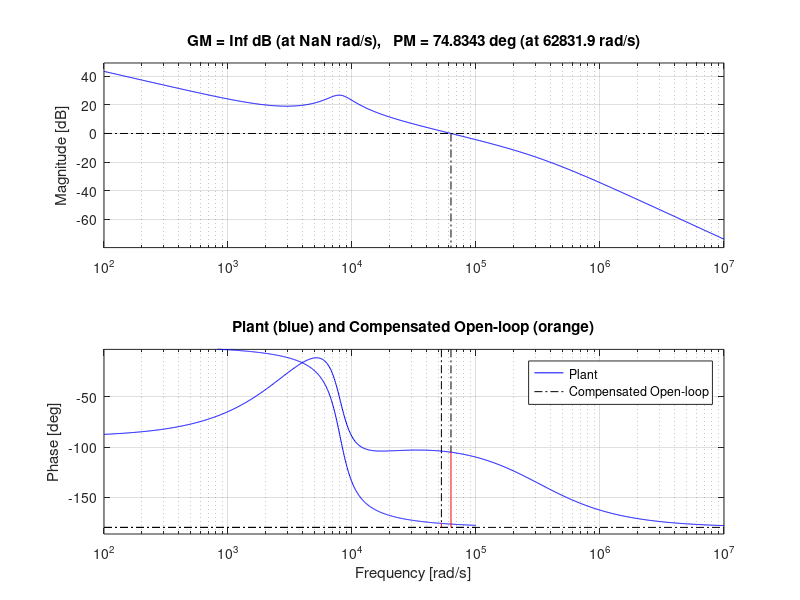

Reproduce this figure in MATLAB.
% ---------- 参数与传函定义 ----------
s = tf('s');

% Plant G0(s)
G0 = 42 / (1.551e-8*s^2 + 5.5e-5*s + 1);

% Compensator (without k)
a = 2.5523e-4;
b = 3.184e-6;
C0 = (1 + a*s)^2 / ( s*(1 + b*s) );

% 目标交叉频率
fc = 10e3; wc = 2*pi*fc;

% 计算k：使 |k * G0(jwc) * C0(jwc)| = 1
G0jw = freqresp(G0, wc);
C0jw = freqresp(C0, wc);
k = 1 / ( abs(G0jw) * abs(C0jw) );
fprintf('Computed k = %.6f\n', k);

% 最终补偿器
C = k * C0;

% 显示传递函数
disp('Compensator C(s):'); C

% 画Bode并标注Margin
figure;
margin(G0); hold on;
margin(C*G0);
grid on;
title('Plant (blue) and Compensated Open-loop (orange)');
legend('Plant','Compensated Open-loop');

% 计算并显示相位裕度
[GM,PM,Wgm,Wpm] = margin(C*G0);
fprintf('Phase margin = %.2f deg at f = %.2f Hz\n', PM, Wpm/(2*pi));
fprintf('Gain margin (dB) = %.2f at W = %.2f rad/s\n', 20*log10(GM), Wgm);
